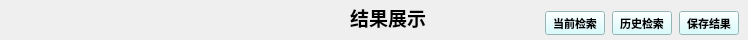
              <widget class="QWidget" name="" native="true">
               <property name="minimumSize">
                <size>
                 <width>0</width>
                 <height>30</height>
                </size>
               </property>
               <property name="maximumSize">
                <size>
                 <width>16777215</width>
                 <height>40</height>
                </size>
               </property>
               <widget class="QPushButton" name="pushButton_5">
                <property name="geometry">
                 <rect>
                  <x>679</x>
                  <y>11</y>
                  <width>60</width>
                  <height>24</height>
                 </rect>
                </property>
                <property name="minimumSize">
                 <size>
                  <width>60</width>
                  <height>24</height>
                 </size>
                </property>
                <property name="maximumSize">
                 <size>
                  <width>60</width>
                  <height>24</height>
                 </size>
                </property>
                <property name="font">
                 <font>
                  <pointsize>8</pointsize>
                  <weight>75</weight>
                  <bold>true</bold>
                 </font>
                </property>
                <property name="styleSheet">
                 <string notr="true">background-color: rgb(207, 253, 255);</string>
                </property>
                <property name="text">
                 <string>保存结果</string>
                </property>
               </widget>
               <widget class="QPushButton" name="pushButton_8">
                <property name="geometry">
                 <rect>
                  <x>612</x>
                  <y>11</y>
                  <width>60</width>
                  <height>24</height>
                 </rect>
                </property>
                <property name="minimumSize">
                 <size>
                  <width>60</width>
                  <height>24</height>
                 </size>
                </property>
                <property name="maximumSize">
                 <size>
                  <width>60</width>
                  <height>24</height>
                 </size>
                </property>
                <property name="font">
                 <font>
                  <pointsize>8</pointsize>
                  <weight>75</weight>
                  <bold>true</bold>
                 </font>
                </property>
                <property name="styleSheet">
                 <string notr="true">background-color: rgb(207, 253, 255);</string>
                </property>
                <property name="text">
                 <string>历史检索</string>
                </property>
               </widget>
               <widget class="QPushButton" name="pushButton_7">
                <property name="geometry">
                 <rect>
                  <x>545</x>
                  <y>11</y>
                  <width>60</width>
                  <height>24</height>
                 </rect>
                </property>
                <property name="minimumSize">
                 <size>
                  <width>60</width>
                  <height>24</height>
                 </size>
                </property>
                <property name="maximumSize">
                 <size>
                  <width>60</width>
                  <height>24</height>
                 </size>
                </property>
                <property name="font">
                 <font>
                  <pointsize>8</pointsize>
                  <weight>75</weight>
                  <bold>true</bold>
                 </font>
                </property>
                <property name="styleSheet">
                 <string notr="true">background-color: rgb(207, 253, 255);</string>
                </property>
                <property name="text">
                 <string>当前检索</string>
                </property>
               </widget>
               <widget class="QLabel" name="label_17">
                <property name="geometry">
                 <rect>
                  <x>340</x>
                  <y>0</y>
                  <width>96</width>
                  <height>35</height>
                 </rect>
                </property>
                <property name="minimumSize">
                 <size>
                  <width>0</width>
                  <height>35</height>
                 </size>
                </property>
                <property name="maximumSize">
                 <size>
                  <width>16777215</width>
                  <height>35</height>
                 </size>
                </property>
                <property name="font">
                 <font>
                  <pointsize>14</pointsize>
                  <weight>75</weight>
                  <bold>true</bold>
                 </font>
                </property>
                <property name="toolTip">
                 <string>&lt;html&gt;&lt;head/&gt;&lt;body&gt;&lt;p align=&quot;center&quot;&gt;&lt;br/&gt;&lt;/p&gt;&lt;/body&gt;&lt;/html&gt;</string>
                </property>
                <property name="layoutDirection">
                 <enum>Qt::RightToLeft</enum>
                </property>
                <property name="autoFillBackground">
                 <bool>false</bool>
                </property>
                <property name="frameShape">
                 <enum>QFrame::NoFrame</enum>
                </property>
                <property name="text">
                 <string>结果展示</string>
                </property>
                <property name="alignment">
                 <set>Qt::AlignCenter</set>
                </property>
               </widget>
              </widget>
